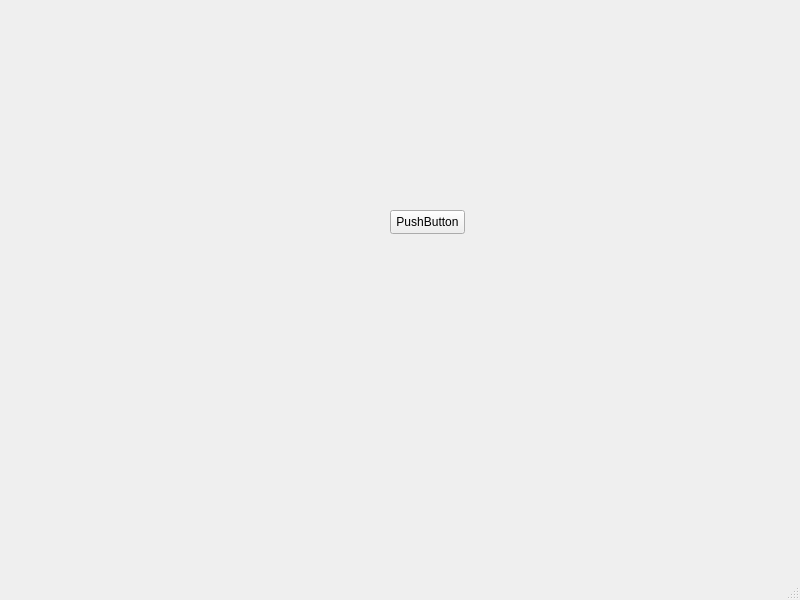
<?xml version="1.0" encoding="UTF-8"?>
<ui version="4.0">
 <class>MainWindow</class>
 <widget class="QMainWindow" name="MainWindow">
  <property name="geometry">
   <rect>
    <x>0</x>
    <y>0</y>
    <width>800</width>
    <height>600</height>
   </rect>
  </property>
  <property name="windowTitle">
   <string>MainWindow</string>
  </property>
  <widget class="QWidget" name="centralwidget">
   <widget class="QPushButton" name="pushButton">
    <property name="geometry">
     <rect>
      <x>390</x>
      <y>210</y>
      <width>75</width>
      <height>24</height>
     </rect>
    </property>
    <property name="text">
     <string>PushButton</string>
    </property>
   </widget>
  </widget>
  <widget class="QMenuBar" name="menubar">
   <property name="geometry">
    <rect>
     <x>0</x>
     <y>0</y>
     <width>800</width>
     <height>22</height>
    </rect>
   </property>
  </widget>
  <widget class="QStatusBar" name="statusbar"/>
 </widget>
 <resources/>
 <connections/>
</ui>
